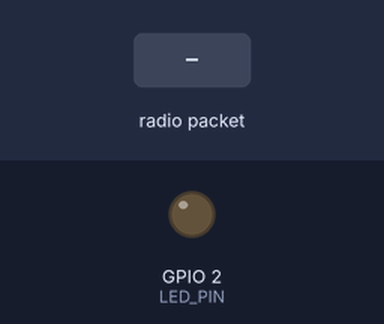
Bench run of a program on a simulated ESP32. Parts: output pins drawn as LEDs (lit = HIGH). Dashed ring = blinking. The inputs (shaded band) are chosen by the test bench. No radio packets arrive unless stated; pins used as bus, display or sensor lines are not drawn; what the program prints to the serial monitor is not drawn.

Above: at 0.0 s.
At 2.2 s:
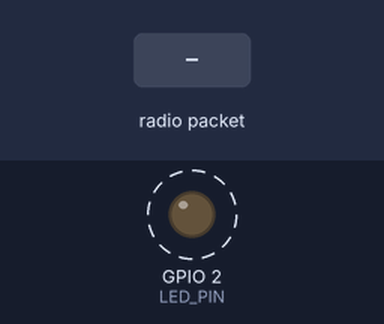
2.3 s: radio packet "1" arrives
Timing chart, 0 to 11.3 s (numbered marks = the images above; inputs shaded):
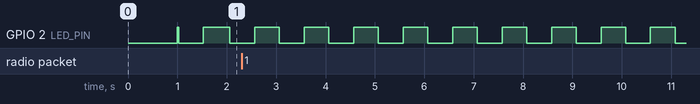

Measured:
- by itself, GPIO 2 (LED_PIN): alternates HIGH for 0.50 s and LOW for 0.50 s

The program:

main.cpp
```cpp
#include <Arduino.h>
#include <SPI.h>
#include <LoRa.h>

#if defined(ESP8266)
#define SCK_PIN   14
#define MISO_PIN  12
#define MOSI_PIN  13
#define SS_PIN    15
#define RST_PIN   16
#define DIO0_PIN  5
#define LED_PIN   LED_BUILTIN
#elif defined(ESP32)
#define SCK_PIN   18
#define MISO_PIN  19
#define MOSI_PIN  23
#define SS_PIN    27
#define RST_PIN   -1
#define DIO0_PIN  -1
#define LED_PIN   2
#else
#define SCK_PIN   14
#define MISO_PIN  12
#define MOSI_PIN  13
#define SS_PIN    15
#define RST_PIN   16
#define DIO0_PIN  5
#define LED_PIN   LED_BUILTIN
#endif

#define FREQUENCY 433E6

int counter = 0;
unsigned long lastSend = 0;
bool loraReady = false;
unsigned long lastBlink = 0;
bool ledOn = false;
const unsigned long blinkIntervalMs = 500;
unsigned long lastRetry = 0;
bool settingsPrinted = false;

static void configureLoRa() {
  LoRa.setSpreadingFactor(7);
  LoRa.setSignalBandwidth(125E3);
  LoRa.setCodingRate4(5);
  LoRa.setSyncWord(0x12);
  LoRa.enableCrc();
}

static uint8_t readLoRaVersion() {
  pinMode(SS_PIN, OUTPUT);
  digitalWrite(SS_PIN, HIGH);
  digitalWrite(SS_PIN, LOW);
  SPI.transfer(0x42 & 0x7F);
  uint8_t v = SPI.transfer(0x00);
  digitalWrite(SS_PIN, HIGH);
  return v;
}

static void printSettings() {
  Serial.println();
  Serial.println(F("Settings:"));
  Serial.println(F("  Frequency: 433 MHz"));
  Serial.println(F("  Spreading Factor: 7"));
  Serial.println(F("  Bandwidth: 125 kHz"));
  Serial.println(F("  Coding Rate: 4/5"));
  Serial.println();
  Serial.println(F("--- Ready to TX/RX ---"));
  Serial.println();
}

void setup() {
  Serial.begin(115200);
  delay(1000);

  SPI.begin(
#if defined(ESP32)
    SCK_PIN, MISO_PIN, MOSI_PIN, SS_PIN
#endif
  );

  LoRa.setPins(SS_PIN, RST_PIN, DIO0_PIN);
  pinMode(LED_PIN, OUTPUT);
  digitalWrite(LED_PIN, HIGH);

  Serial.print(F("Initializing LoRa at "));
  Serial.print(FREQUENCY / 1E6);
  Serial.println(F(" MHz..."));
  uint8_t ver = readLoRaVersion();
  Serial.print(F("SX127x version reg: 0x")); Serial.println(ver, HEX);

  if (LoRa.begin(FREQUENCY)) {
    loraReady = true;
    configureLoRa();
    digitalWrite(LED_PIN, HIGH);
  } else {
    digitalWrite(LED_PIN, LOW);
  }
}

void loop() {
  if (!loraReady) {
    if (millis() - lastRetry > 1000) {
      lastRetry = millis();
      Serial.println(F("Retrying LoRa init..."));
      if (LoRa.begin(FREQUENCY)) {
        loraReady = true;
        configureLoRa();
        lastBlink = 0;
        digitalWrite(LED_PIN, HIGH);
        settingsPrinted = false;
      } else {
        digitalWrite(LED_PIN, LOW);
      }
    }
  } else {
    if (!settingsPrinted) {
      printSettings();
      settingsPrinted = true;
    }
    if (millis() - lastBlink > blinkIntervalMs) {
      lastBlink = millis();
      ledOn = !ledOn;
      digitalWrite(LED_PIN, ledOn ? LOW : HIGH);
    }
    if (millis() - lastSend > 2000) {
      lastSend = millis();
      Serial.print(F("TX #"));
      Serial.print(counter);
      Serial.print(F("... "));
      LoRa.beginPacket();
      LoRa.print("ESP8266 Test #");
      LoRa.print(counter);
      if (LoRa.endPacket()) {
        Serial.println(F("✓ Sent"));
      } else {
        Serial.println(F("✗ Failed"));
      }
      counter++;
    }
    int packetSize = LoRa.parsePacket();
    if (packetSize) {
      Serial.println();
      Serial.println(F("--- Received Packet ---"));
      Serial.print(F("Size: "));
      Serial.print(packetSize);
      Serial.println(F(" bytes"));
      Serial.print(F("Data: "));
      while (LoRa.available()) {
        Serial.print((char)LoRa.read());
      }
      Serial.println();
      Serial.print(F("RSSI: "));
      Serial.print(LoRa.packetRssi());
      Serial.println(F(" dBm"));
      Serial.print(F("SNR: "));
      Serial.println(LoRa.packetSnr());
      Serial.print(F("Freq Error: "));
      Serial.print(LoRa.packetFrequencyError());
      Serial.println(F(" Hz"));
      Serial.println(F("-----------------------"));
      Serial.println();
    }
  }
#if defined(ESP8266)
  yield();
#endif
}
```
